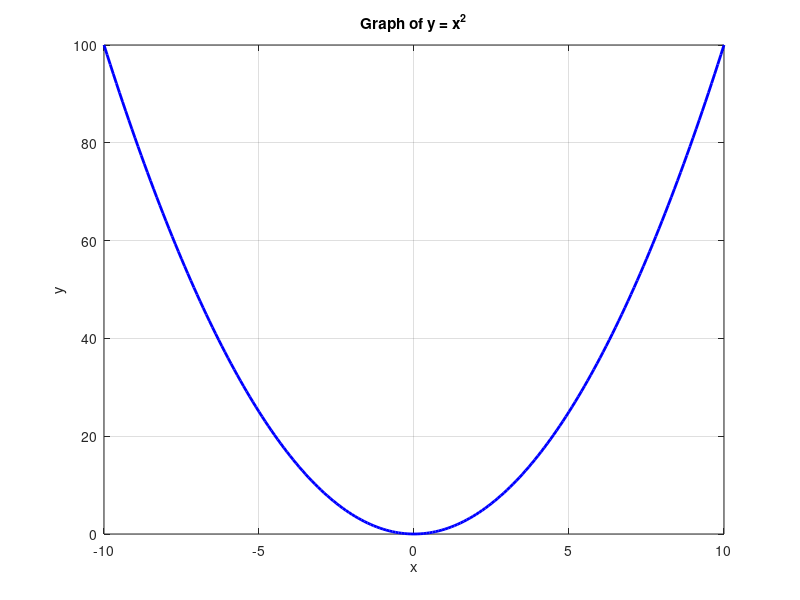

MATLAB code for this plot:
% CS214 Week 2 - Question 2B
% Draw a graph for y = x^2.

x = -10:0.1:10;
y = x .^ 2;

figure;
plot(x, y, 'b-', 'LineWidth', 2);
grid on;
xlabel('x');
ylabel('y');
title('Graph of y = x^2');
